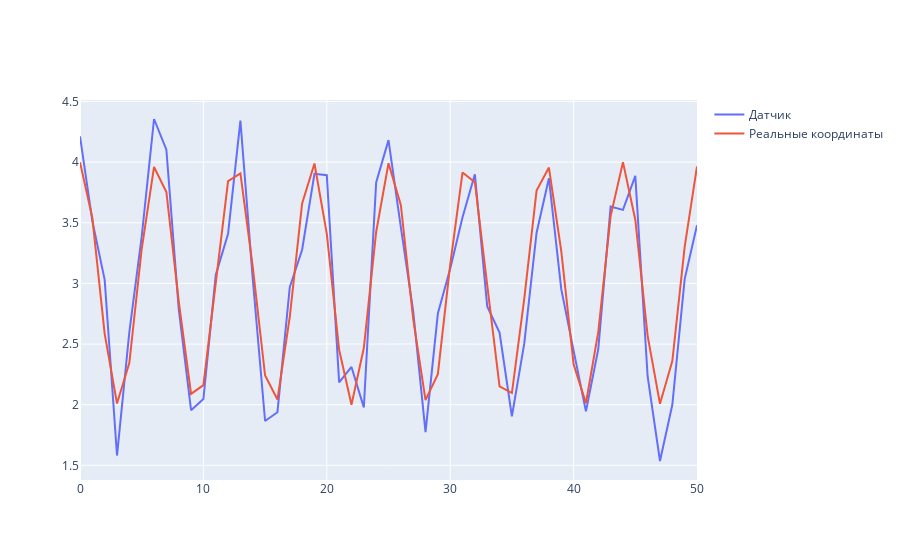

Notebook code cell kept with this figure:
### Code cell
co=go.Figure()
co.add_trace(go.Scatter(x= list(range(0, sz)), y=z_cos, name="Датчик"))
ideal_cos=[]
for i in range(sz):
    ideal_cos.append(cos(i)+3)
co.add_trace(go.Scatter(x= list(range(0, sz)), y=ideal_cos, name="Реальные координаты"))
co.show()
